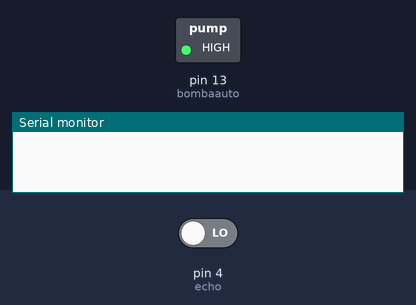
The sketch below on a simulated Arduino Uno, built with avr-gcc and run on an emulated ATmega328P. Parts: switched loads named in the sketch (green lamp = pin HIGH), the last lines printed to the serial monitor. Inputs (shaded band) come from the test bench; at power-on: pin 4 (echo) LOW. Pins used as bus, display or sensor lines are not drawn.

Above: at 0.1 s.
At 2.1 s:
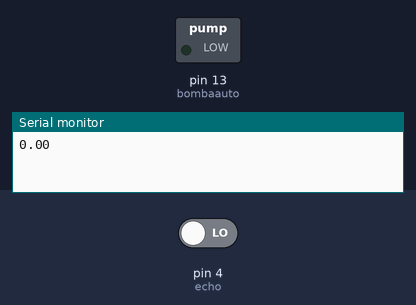
Timing chart, 0 to 3.6 s (numbered marks = the images above):
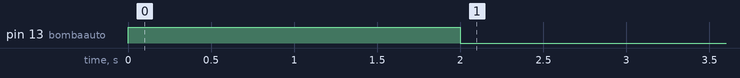

Measured:
- by itself, pin 13 (bombaauto): HIGH → LOW at 2.0 s

The sketch:

Control_de_Nivel.ino
```cpp
//NIVEL

int trig = 3;
int echo = 4;
int bombaauto=13;

long tiempo;
float dist;
int encendido = 0;

void setup() {
Serial.begin(9600);
pinMode(trig, OUTPUT);
pinMode(echo, INPUT);
pinMode(bombaauto, OUTPUT);
digitalWrite(bombaauto,HIGH);
}

void loop() {

digitalWrite(trig, 0);
delayMicroseconds(5);
digitalWrite(trig, HIGH);

tiempo= pulseIn(echo, HIGH);
dist= float (0.0349*(tiempo/2));

delay(1000);

Serial.println(dist);

if(dist>=12){
//tanque debera estar vacio
digitalWrite(bombaauto,HIGH);
encendido=1;

}

if((dist<12)&&(dist>3)&&(encendido==1)){
//tanque se debera estar llenando
digitalWrite(bombaauto,HIGH);

}

if(dist<=3){
//tanque debera estar lleno
digitalWrite(bombaauto,LOW);
encendido=0;
}

}
```
